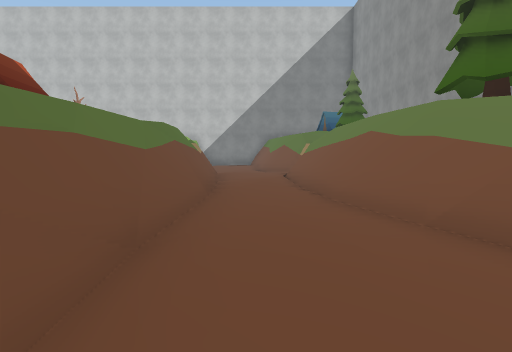
view 1 (above)

24 first-person views from a walk through a Unity game level. The camera is 1.5 m above the floor, tilts 4° down and sees 75° across. The floor is counted in squares, 2 m on a side. Each view is taken from the middle of a square. On the plan, view 1 faces up. The plan holds only what a view shows up to about 11 squares ahead; the rest is blank. The place goes on beyond the plan. The player character is not drawn. Some surface patterns are stand-ins.

view 2
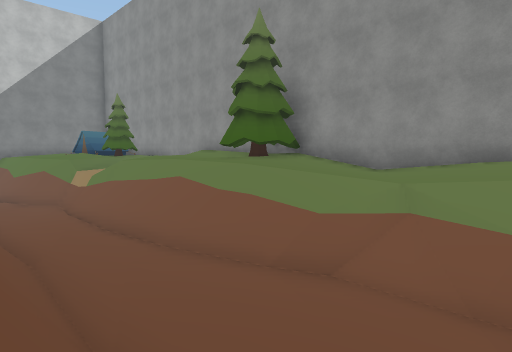

view 3
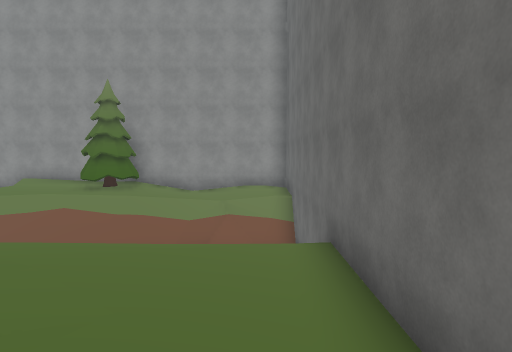

view 4
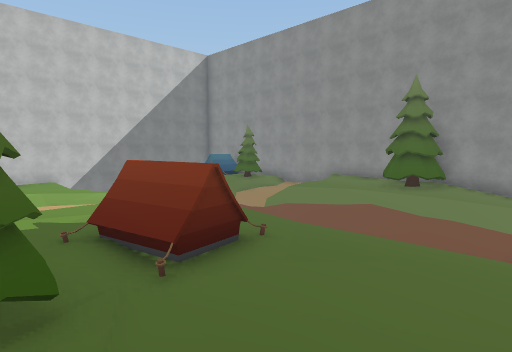

view 5
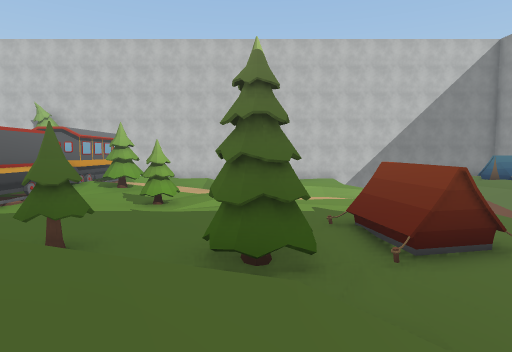

view 6
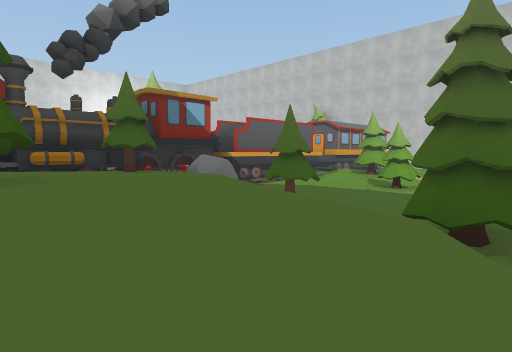

view 7
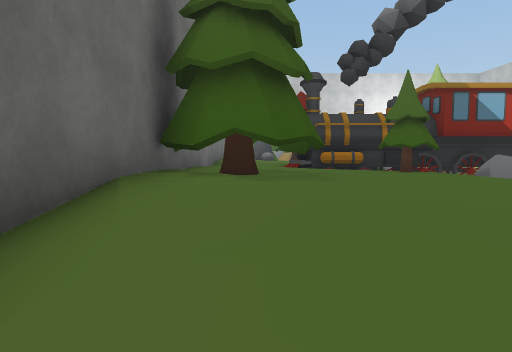

view 8
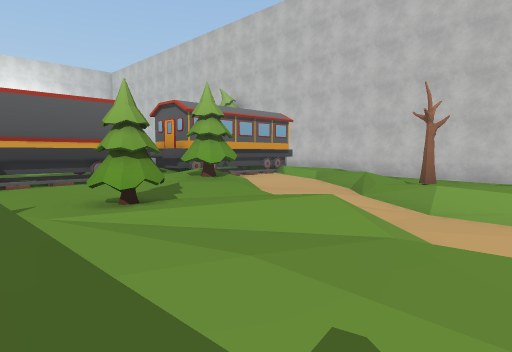

view 9
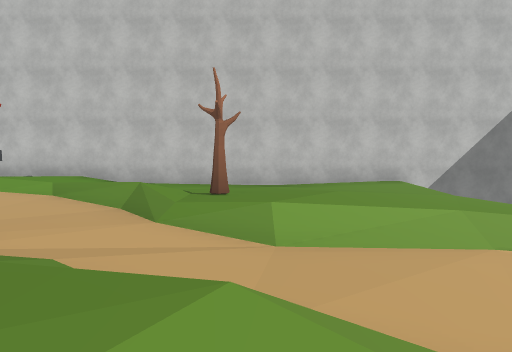

view 10
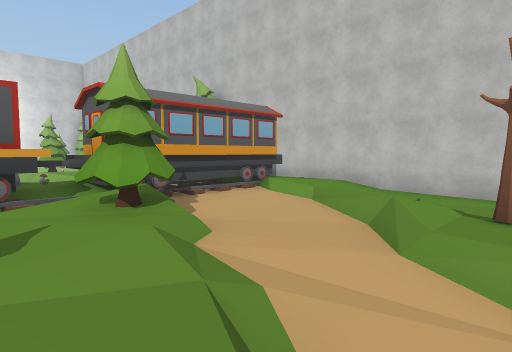

view 11
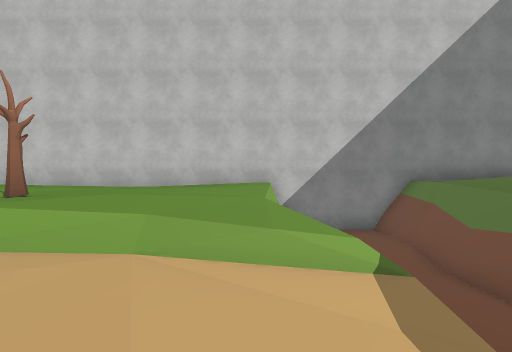

view 12
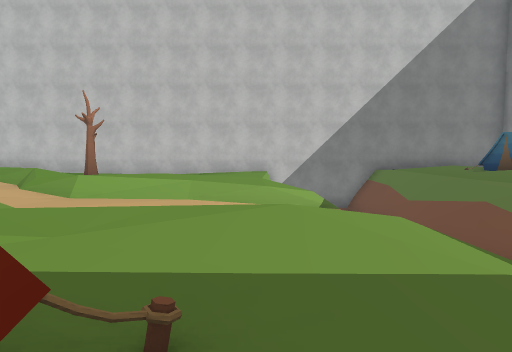

view 13
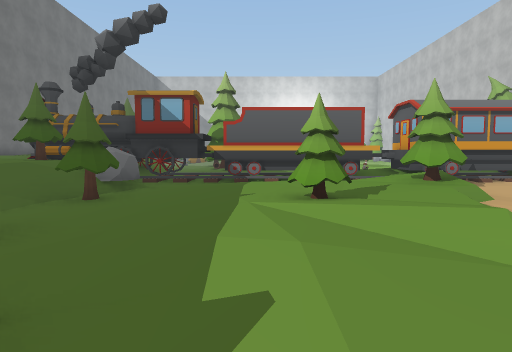

view 14
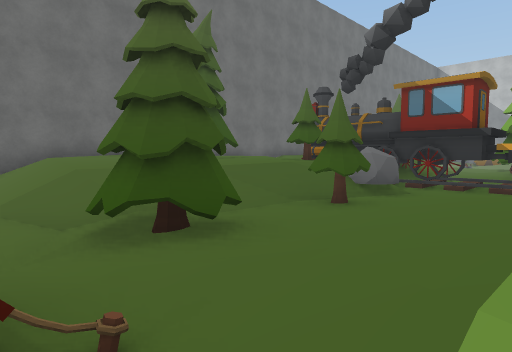

view 15
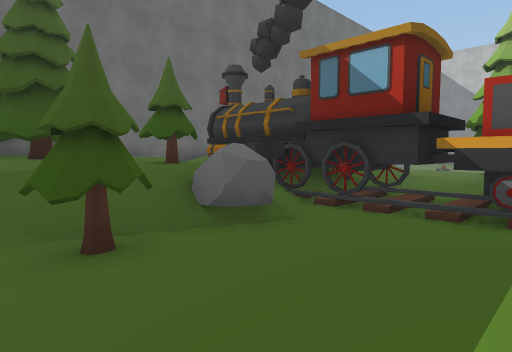

view 16
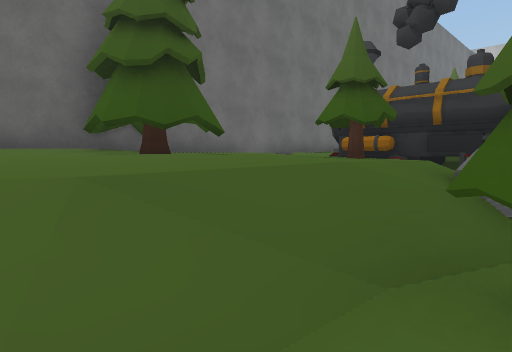

view 17
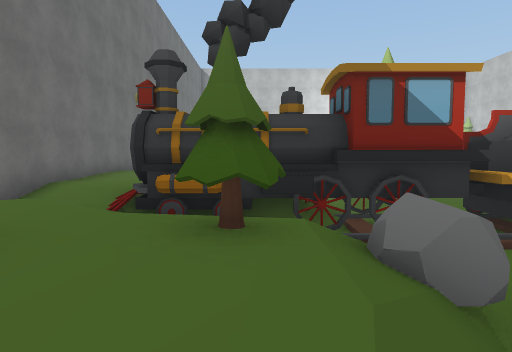

view 18
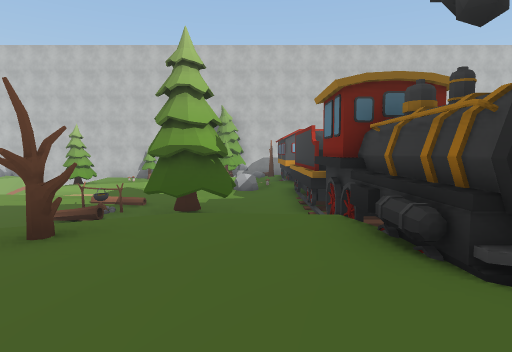

view 19
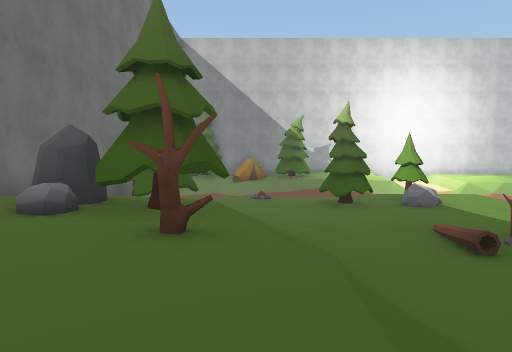

view 20
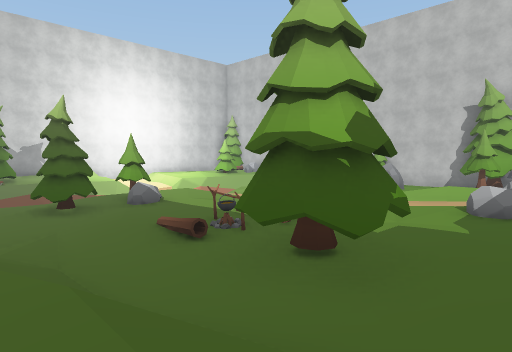

view 21
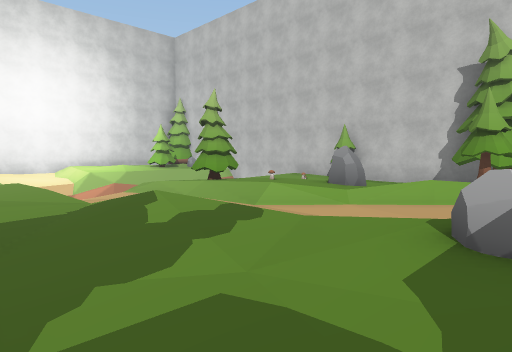

view 22
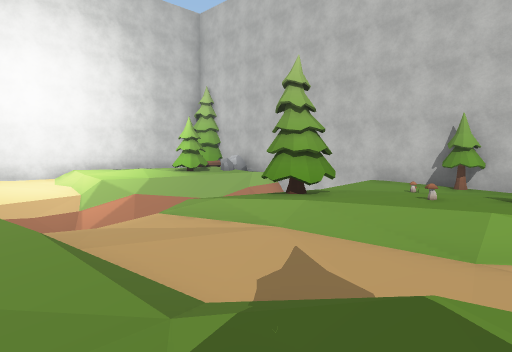

view 23
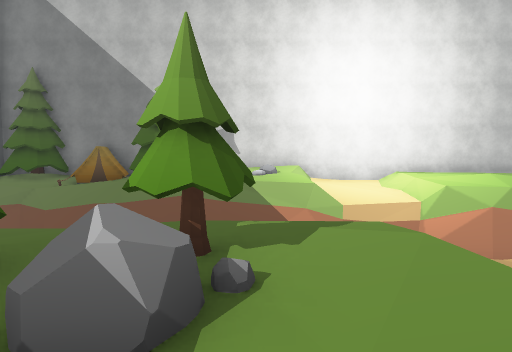

view 24
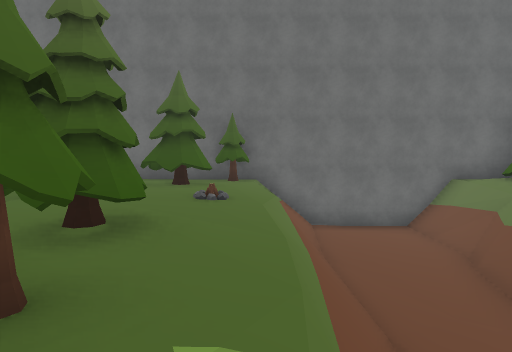

### Floor plan
Key: @ floor where view 1 was taken; # wall or solid block; x gap in a wall; . main floor; : floor 0.25 m higher than the main floor; - floor 0.25 m lower than the main floor; + floor 0.5 m higher than the main floor; _ floor 0.5 m lower than the main floor; < floor 0.75 m lower than the main floor; * floor 1 m higher than the main floor; ( floor 1 m lower than the main floor; % floor 1.25 m higher than the main floor; & floor 1.5 m higher than the main floor; ! floor 3 m lower than the main floor; ? floor 3.25 m lower than the main floor; / step, stairs or slope; = window, fence, low wall or low ledge; ^ raised ledge; v drop or lower ground; T tent; R tree; B bonfire; O other object.
Columns run from 36 left of view 1 to 6 right of it. Each row starts with its distance up from view 1.
 21          #######    #################
 20          #--R_  ##   ::.----__--.# !#
 19           ----  R#   ^+.--------.v !#
 18           -O..-      #+/  --..---  !##
 17           .  .# RR  ##.-/+:R.....  ?##
 16      #   RR:::///   ##.---+.:::..  ??#
 15     ##   .R:O+:/--  ##-----::+:..  ??#
 14     #/   ..////--- /##/R/--_////./ ??#
 13     #   /<_____--/O+#:+R:/--____<<  !/
 12     #   (<____//.:# ##::::..-____<  !/#
 11    ##   //////+:..::##::..:++//// #!!/#
 10    #/   /:::::::..:.##.:.R::::::::#?!/#
  9    ##   .R/::://:::.##.:::::::::..v=!/#
  8    ##  #.R#...BBRR:.##..:......T..v=!?#
  7     #  /-.R...#.RR..##........TT..<=!!#
  6    ##?!/-.R--....../O#.#.R..R.TT/-//!?#
  5    ##?!/-...-..///*/#O/x////R--...//??#
  4    #!?!=-:...///%%%%#O/R%%////....//??##
  3 TT^#!!!#-..  /RRR&&&##%&&&%%%/....v=!?/#^^#
  2  ^^/?!! -RR  /RR&&&&#/%&R&&%%/....=/!??/^##
  1 O###?!!//.R.  #/&&&&&/&R#R&&&/....//!!?##
  0   ##!!!/-R..//%&&&&&//&&R#&&//....//@ !#
 -1    ###### # ############  ##############

Where each view was taken, in squares from view 1:
view 1: 0 up, 0 right, facing up
view 2: 0 up, 2 left, facing up-right
view 3: 1 up, 8 left, facing right
view 4: 2 up, 8 left, facing up-right
view 5: 1 up, 8 left, facing up
view 6: 1 up, 7 left, facing up-left
view 7: 1 up, 7 left, facing left
view 8: 8 up, 6 left, facing up-left
view 9: 10 up, 8 left, facing up
view 10: 11 up, 8 left, facing up-left
view 11: 10 up, 4 left, facing up
view 12: 7 up, 4 left, facing up
view 13: 9 up, 5 left, facing left
view 14: 9 up, 6 left, facing down-left
view 15: 9 up, 10 left, facing down-left
view 16: 6 up, 9 left, facing down-left
view 17: 4 up, 10 left, facing left
view 18: 0 up, 18 left, facing up
view 19: 4 up, 17 left, facing left
view 20: 4 up, 17 left, facing up-left
view 21: 9 up, 18 left, facing up-left
view 22: 10 up, 22 left, facing up-left
view 23: 9 up, 24 left, facing left
view 24: 10 up, 28 left, facing down
